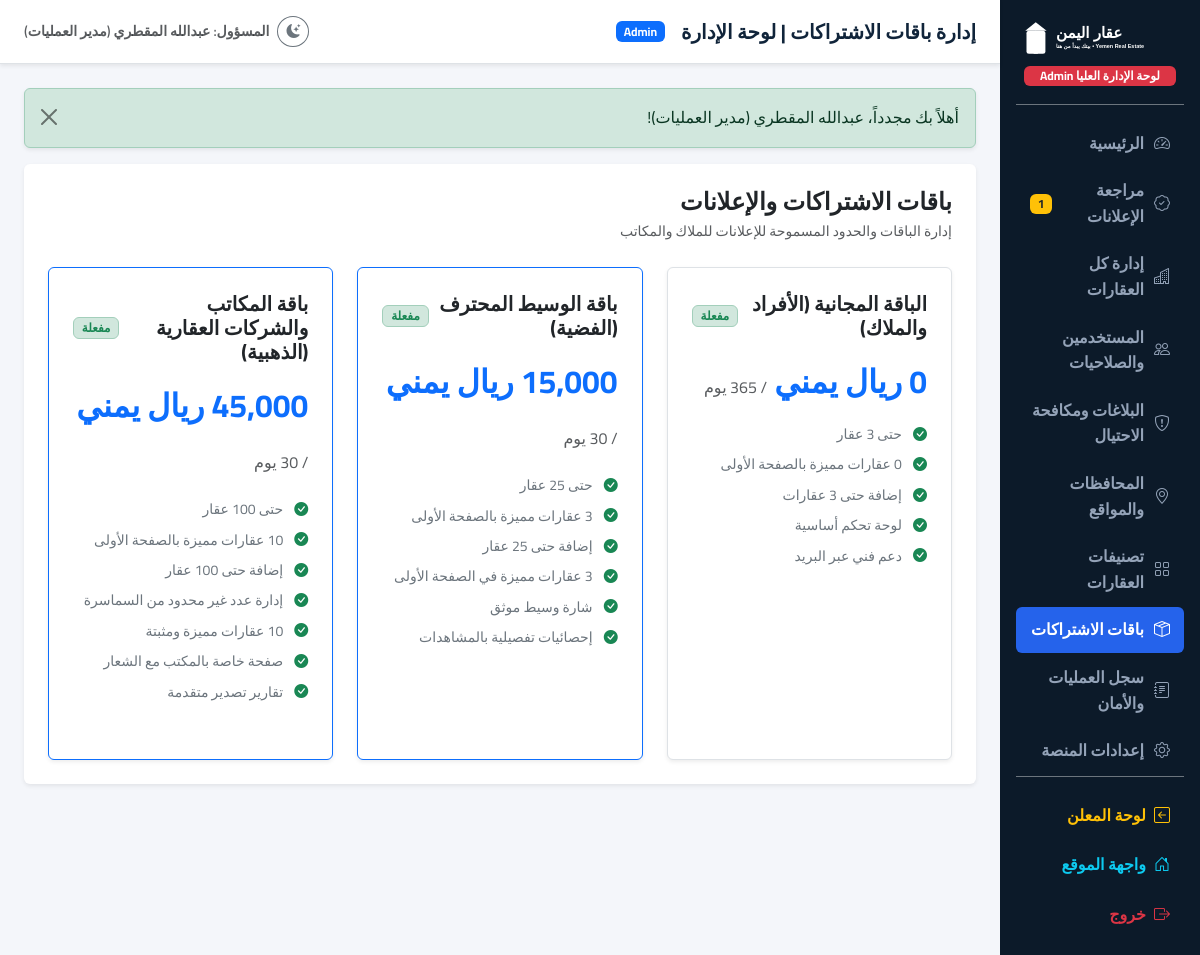
/admin/plans (signed in), run on the app's committed database.
### tables this page shows
CREATE TABLE `subscription_plans` (
    `id` INT UNSIGNED AUTO_INCREMENT PRIMARY KEY,
    `name` VARCHAR(100) NOT NULL,
    `slug` VARCHAR(100) NOT NULL UNIQUE,
    `price` DECIMAL(10, 2) NOT NULL DEFAULT 0.00,
    `currency` ENUM('YER', 'USD', 'SAR') NOT NULL DEFAULT 'YER',
    `duration_days` INT UNSIGNED NOT NULL DEFAULT 30,
    `max_listings` INT NOT NULL DEFAULT 5,
    `max_featured` INT NOT NULL DEFAULT 0,
    `allow_brokers` TINYINT(1) NOT NULL DEFAULT 0,
    `features_json` TEXT NULL,
    `is_active` TINYINT(1) NOT NULL DEFAULT 1,
    `created_at` TIMESTAMP DEFAULT CURRENT_TIMESTAMP
);

### app/Controllers/AdminController.php (called while the page is built, shortened)
<?php
class AdminController
{
    public function plans(): void
    {
        $plansSql = "SELECT * FROM subscription_plans ORDER BY id ASC";
        $plans = Property::db()->query($plansSql)->fetchAll();
        View::render('admin.plans.index', [
            'title' => 'إدارة باقات الاشتراكات | لوحة الإدارة',
            'plans' => $plans
        ], 'admin');
    }
}

### public/index.php (called while the page is built, shortened)
<?php
spl_autoload_register(function ($class) {
    $prefix = 'App\\';
    $base_dir = dirname(__DIR__) . '/app/';
    $len = strlen($prefix);
    $relative_class = substr($class, $len);
    $file = $base_dir . str_replace('\\', '/', $relative_class) . '.php';
});
require_once dirname(__DIR__) . '/routes/web.php';
$uri = $_SERVER['REQUEST_URI'] ?? '/';
$method = $_SERVER['REQUEST_METHOD'] ?? 'GET';
Router::dispatch($uri, $method);

### app/Config/App.php (called while the page is built, shortened)
<?php
class App
{
    private static array $env = [];
    public static function env(string $key, mixed $default = null): mixed
    {
        return self::$env[$key] ?? $_ENV[$key] ?? getenv($key) ?: $default;
    }
}

### app/Config/Database.php (called while the page is built, shortened)
<?php
class Database
{
    private static ?PDO $instance = null;
    public static function connect(): PDO
    {
        if (self::$instance === null) {
            $host = App::env('DB_HOST', '127.0.0.1');
            $port = App::env('DB_PORT', '3306');
            $dbname = App::env('DB_NAME', 'yemen_real_estate');
            $user = App::env('DB_USER', 'root');
            $pass = App::env('DB_PASS', '');
            $dsn = "mysql:host={$host};port={$port};dbname={$dbname};charset=utf8mb4";
            $options = [
                PDO::ATTR_ERRMODE => PDO::ERRMODE_EXCEPTION,
                PDO::ATTR_DEFAULT_FETCH_MODE => PDO::FETCH_ASSOC,
                PDO::ATTR_EMULATE_PREPARES => false,
                PDO::MYSQL_ATTR_INIT_COMMAND => "SET NAMES utf8mb4 COLLATE utf8mb4_unicode_ci"
            ];
            try {
                self::$instance = new PDO($dsn, $user, $pass, $options);
            } catch (PDOException $e) {
                error_log("Database Connection Error: " . $e->getMessage());
                if (App::env('APP_DEBUG', 'false') === 'true') {
                    die("خطأ في الاتصال بقاعدة البيانات: " . htmlspecialchars($e->getMessage()));
                } else {
                    die("نعتذر، حدث خطأ أثناء الاتصال بقاعدة البيانات. يرجى المحاولة لاحقاً.");
                }
            }
        }
        return self::$instance;
    }
}

### app/Models/Model.php (called while the page is built, shortened)
<?php
abstract class Model
{
    public static function db(): PDO
    {
        return Database::connect();
    }
}

### resources/views/admin/plans/index.php (the view, shortened to what this page needs)
<div class="card border-0 shadow-sm p-4">
    <div class="d-flex justify-content-between align-items-center mb-4">
        <div>
            <h4 class="fw-bold mb-1">باقات الاشتراكات والإعلانات</h4>
            <div class="text-muted small">إدارة الباقات والحدود المسموحة للإعلانات للملاك والمكاتب</div>
        </div>
    </div>
    <div class="row g-4">
        <?php foreach ($plans as $plan): ?>
            <?php $features = json_decode($plan['features_json'] ?? '[]', true) ?: []; ?>
            <div class="col-md-4">
                <div class="card border <?= $plan['price'] > 0 ? 'border-primary' : '' ?> h-100 shadow-sm p-4">
                    <div class="d-flex justify-content-between align-items-center mb-3">
                        <h5 class="fw-bold text-navy mb-0"><?= htmlspecialchars($plan['name']) ?></h5>
                        <?php if ($plan['is_active']): ?>
                            <span class="badge bg-success-subtle text-success border border-success-subtle">مفعلة</span>
                        <?php endif; ?>
                    </div>
                    <div class="fs-2 fw-bold text-primary mb-3">
                        <?= View::formatPrice($plan['price'], $plan['currency']) ?>
                        <span class="text-muted fs-6 fw-normal">/ <?= $plan['duration_days'] ?> يوم</span>
                    </div>
                    <ul class="list-unstyled mb-4 small text-secondary">
                        <li class="mb-2"><i class="bi bi-check-circle-fill text-success me-2"></i> حتى <?= $plan['max_listings'] ?> عقار</li>
                        <li class="mb-2"><i class="bi bi-check-circle-fill text-success me-2"></i> <?= $plan['max_featured'] ?> عقارات مميزة بالصفحة الأولى</li>
                        <?php foreach ($features as $f): ?>
                            <li class="mb-2"><i class="bi bi-check-circle-fill text-success me-2"></i> <?= htmlspecialchars($f) ?></li>
                        <?php endforeach; ?>
                    </ul>
                </div>
            </div>
        <?php endforeach; ?>
    </div>
</div>

### routes/web.php (shortened to what this page needs)
<?php
class Router
{
    private static array $routes = [];
    public static function get(string $path, array $handler, array $middlewares = []): void
    {
        self::$routes['GET'][$path] = ['handler' => $handler, 'middlewares' => $middlewares];
    }
    public static function post(string $path, array $handler, array $middlewares = []): void
    {
        if (!in_array(CsrfMiddleware::class, $middlewares, true)) {
            array_unshift($middlewares, CsrfMiddleware::class);
        }
        self::$routes['POST'][$path] = ['handler' => $handler, 'middlewares' => $middlewares];
    }
    public static function dispatch(string $uri, string $method): void
    {
        $path = parse_url($uri, PHP_URL_PATH);
        $path = '/' . trim($path, '/');
        $routesForMethod = self::$routes[$method] ?? [];
        foreach ($routesForMethod as $routePattern => $routeInfo) {
            $regex = preg_replace('/\{([a-zA-Z0-9_]+)\}/', '(?P<$1>[^/]+)', $routePattern);
            $regex = '#^' . $regex . '$#u';
            if (preg_match($regex, $path, $matches)) {
                $params = array_filter($matches, 'is_string', ARRAY_FILTER_USE_KEY);
                [$controllerClass, $action] = $routeInfo['handler'];
                $controller = new $controllerClass();
                call_user_func_array([$controller, $action], $params);
                return;
            }
        }
    }
}

### public/assets/css/custom.css (style rules this page uses)
:root { --navy-dark: #10243A; --navy-light: #1A3450; --blue-primary: #2563EB; --blue-hover: #1D4ED8; --blue-light: #EAF2FF; --gold: #C8A96B; --gold-light: #F7F3E9; --white: #FFFFFF; --gray-bg: #F4F6FA; --gray-border: #E2E8F0; --gray-text: #64748B; --gray-dark: #334155; --success: #10B981; --danger: #EF4444; --warning: #F59E0B; --info: #06B6D4; --card-shadow: 0 4px 20px -2px rgba(16, 36, 58, 0.08); --card-hover-shadow: 0 12px 30px -4px rgba(16, 36, 58, 0.16); --radius-sm: 8px; --radius-md: 14px; --radius-lg: 20px; --transition: all 0.25s ease-in-out; }
body { font-family: 'Cairo', 'Tajawal', sans-serif; background-color: var(--gray-bg); color: var(--navy-dark); direction: rtl; text-align: right; line-height: 1.6; overflow-x: hidden; }
h1, h2, h3, h4, h5, h6 { font-weight: 700; color: inherit; }

### data on the page
subscription_plans: name "الباقة المجانية (الأفراد والملاك)", is_active "مفعلة", View::formatPrice($plan['price'], $plan['currency']) "0 ريال يمني", duration_days "365", max_featured "0", features_json "إضافة حتى 3 عقارات", features_json "لوحة تحكم أساسية", features_json "دعم فني عبر البريد"
subscription_plans: name "باقة الوسيط المحترف (الفضية)", is_active "مفعلة", View::formatPrice($plan['price'], $plan['currency']) "15,000 ريال يمني", features_json "إضافة حتى 25 عقار", features_json "3 عقارات مميزة في الصفحة الأولى", features_json "شارة وسيط موثق", features_json "إحصائيات تفصيلية بالمشاهدات"
subscription_plans: name "باقة المكاتب والشركات العقارية (الذهبية)", is_active "مفعلة", View::formatPrice($plan['price'], $plan['currency']) "45,000 ريال يمني", duration_days "30", features_json "إضافة حتى 100 عقار", features_json "إدارة عدد غير محدود من السماسرة", features_json "10 عقارات مميزة ومثبتة", features_json "صفحة خاصة بالمكتب مع الشعار", features_json "تقارير تصدير متقدمة"

### other printed values
$pendingCount "1"
Session::getFlash($msgType) "أهلاً بك مجدداً، عبدالله المقطري (مدير العمليات)!"
